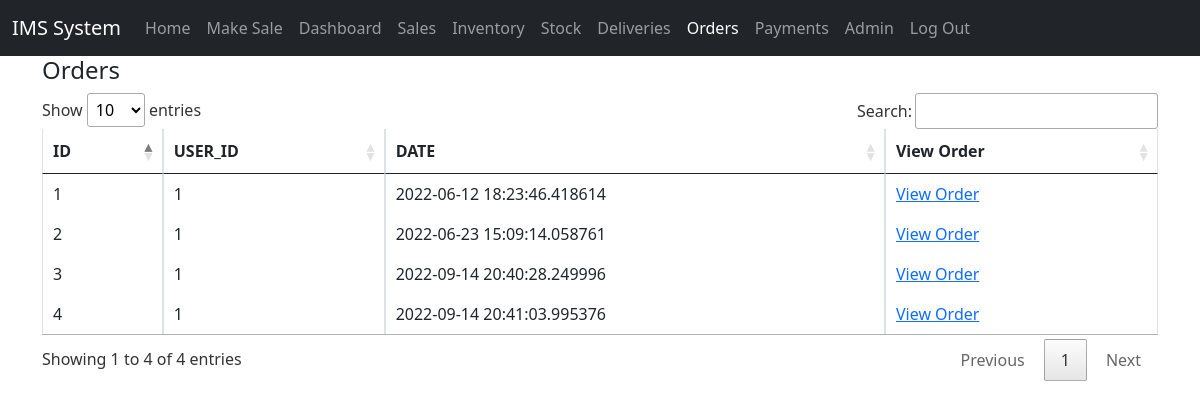
/orders (signed in), run on the app's committed database.
### app/models/orders.py (models this page shows)
class Orders(db.Model):
    __tablename__='orders'
    id = db.Column(db.Integer, primary_key=True)
    user_id = db.Column(db.Integer, db.ForeignKey('users.id'))
    created_at = db.Column(db.DateTime, nullable=False,default=datetime.utcnow)

### app/main.py (the view)
@app.route('/orders')
@login_required
@role_required
def orders():
    rowz = Orders.query.all()
    return render_template('orders.html', orders= rowz)

### app/main.py (called while the page is built)
@app.before_first_request
def create_tables():
    db.create_all()
    login_manager = LoginManager()
    login_manager.login_view = 'login'
    login_manager.init_app(app)
    @login_manager.user_loader
    def load_user(user_id):
        return Users.query.get(int(user_id))

def role_required(f):
    @wraps(f)
    def wrapper(*args, **kwargs):
        if current_user.role != 'Admin' :
            flash('You are not authorised to access this page.')
            return "<h1> Access  Denied </h1>"
        else:
            return  f(*args, **kwargs)
    return wrapper

def login_required(f):
    @wraps(f)
    def wrapper(*args, **kwargs):
        if not current_user.is_authenticated :
            flash('Login first to access this page.')
            return redirect('/login')
        else:
            return  f(*args, **kwargs)
    return wrapper

@app.context_processor
def utility_processor():
    def compute_quanity(orderID: int):
        inv = OrderDetails.query.with_entities(OrderDetails.quantity,Products.sp).join(Products).filter(OrderDetails.order_id == orderID).all()
        totals = list(map(lambda tupl: tupl[0]* tupl[1], inv))
        return sum(totals)
    return dict(compute_quanity=compute_quanity)

@app.teardown_appcontext
def shutdown_session(exception=None):
    db.session.remove()

### app/templates/orders.html (shortened to what this page needs)
<!DOCTYPE html>
<html lang="en">
<head>
    <link rel="stylesheet" href="/static/css/datatables.min.css">
    <link rel="stylesheet" href="/static/css/boot 5/bootstrap.min.css">
    <link rel="stylesheet" href="/static/css/font-awesome4.7.0.min.css">
</head>
<body>
<nav class="navbar navbar-expand-lg navbar navbar-dark bg-dark">
    <div class="container-fluid">
      <a class="navbar-brand" href="#">IMS System</a>
      <div class="collapse navbar-collapse" id="navbarNavDropdown">
        <ul class="navbar-nav">
          <li class="nav-item">
            <a class="nav-link " href="/">Home</a>
          </li>
          {% if current_user.is_authenticated %}
            {% if  current_user.role == 'Employee' %}
              <li class="nav-item">
                <a class="nav-link " href="/makeorder">Order</a>
              </li>
              <li class="nav-item">
                <a class="nav-link" href="/inventory">Inventory</a>
              </li>
              <li class="nav-item">
                <a class="nav-link" href="/stock">Stock</a>
              </li>
            {% elif current_user.role == 'Admin' %}
            <li class="nav-item">
            <li class="nav-item">
                <a class="nav-link " href="/makeorder">Make Sale</a>
            </li>
                <a class="nav-link " href="/dashboard">Dashboard</a>
            </li>
            <li class="nav-item">
                <a class="nav-link" href="/sales">Sales</a>
            </li>
            <li class="nav-item">
                <a class="nav-link" href="/inventory">Inventory</a>
            </li>
            <li class="nav-item">
                <a class="nav-link" href="/stock">Stock</a>
            </li>
            <li class="nav-item">
                <a class="nav-link" href="/delivery">Deliveries</a>
            </li>
            <li class="nav-item">
                <a class="nav-link active"  aria-current="page" href="/orders">Orders</a>
            </li>
            <li class="nav-item">
                <a class="nav-link" href="/payments">Payments</a>
            </li>
            <li class="nav-item">
                <a class="nav-link" href="/admin">Admin</a>
            </li>
            {% endif %}
          {% endif %}
        </ul>
        <span  class="navbar-nav justify-content-end">
          {% if current_user.is_authenticated %}
          <li class="nav-item"><a class="nav-link" href="/logout"> Log Out</a></li>
          {% endif %}
        </span>
      </div>
    </div>
</nav>
<div class="container">
  <h4>Orders</h4>
  <table class="table table-hover table-bordered" id="table1">
      <thead>
        <tr>
          <th scope="col">ID</th>
          <th scope="col">USER_ID</th>
          <th scope="col">DATE</th>
          <th scope="col">View Order</th>
        </tr>
      </thead>
      <tbody>
        {% for i in orders %}
        <tr>
          <td>{{i.id}}</td>
          <td>{{i.user_id}}</td>
          <td>{{i.created_at}}</td>
          <td><a href="/order/{{i.id}}"> View Order</a> </td>
        </tr>
        {% endfor %}
      </tbody>
  </table>
</div>
</body>
</html>

### data on the page
Orders: id "1", user_id "1", created_at "2022-06-12 18:23:46.418614"
Orders: id "2", user_id "1", created_at "2022-06-23 15:09:14.058761"
Orders: id "3", user_id "1", created_at "2022-09-14 20:40:28.249996"
Orders: id "4", user_id "1", created_at "2022-09-14 20:41:03.995376"
